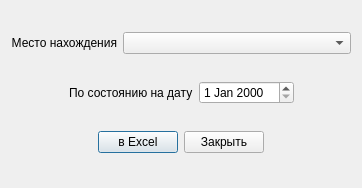
<?xml version="1.0" encoding="UTF-8"?>
<ui version="4.0">
 <class>Dialog</class>
 <widget class="QDialog" name="Dialog">
  <property name="geometry">
   <rect>
    <x>0</x>
    <y>0</y>
    <width>362</width>
    <height>188</height>
   </rect>
  </property>
  <property name="windowTitle">
   <string>Список СИ по месту нахождения/эксплуатации</string>
  </property>
  <layout class="QVBoxLayout" name="verticalLayout">
   <item>
    <layout class="QHBoxLayout" name="horizontalLayout_3">
     <item>
      <widget class="QLabel" name="label">
       <property name="sizePolicy">
        <sizepolicy hsizetype="Fixed" vsizetype="Preferred">
         <horstretch>0</horstretch>
         <verstretch>0</verstretch>
        </sizepolicy>
       </property>
       <property name="text">
        <string>Место нахождения</string>
       </property>
       <property name="alignment">
        <set>Qt::AlignRight|Qt::AlignTrailing|Qt::AlignVCenter</set>
       </property>
      </widget>
     </item>
     <item>
      <widget class="QComboBox" name="comboBox"/>
     </item>
    </layout>
   </item>
   <item>
    <layout class="QHBoxLayout" name="horizontalLayout">
     <item>
      <spacer name="horizontalSpacer">
       <property name="orientation">
        <enum>Qt::Horizontal</enum>
       </property>
       <property name="sizeHint" stdset="0">
        <size>
         <width>40</width>
         <height>20</height>
        </size>
       </property>
      </spacer>
     </item>
     <item>
      <widget class="QLabel" name="label_2">
       <property name="text">
        <string>По состоянию на дату</string>
       </property>
      </widget>
     </item>
     <item>
      <widget class="QDateEdit" name="dateEdit"/>
     </item>
     <item>
      <spacer name="horizontalSpacer_2">
       <property name="orientation">
        <enum>Qt::Horizontal</enum>
       </property>
       <property name="sizeHint" stdset="0">
        <size>
         <width>40</width>
         <height>20</height>
        </size>
       </property>
      </spacer>
     </item>
    </layout>
   </item>
   <item>
    <layout class="QHBoxLayout" name="horizontalLayout_2">
     <item>
      <spacer name="horizontalSpacer_3">
       <property name="orientation">
        <enum>Qt::Horizontal</enum>
       </property>
       <property name="sizeHint" stdset="0">
        <size>
         <width>40</width>
         <height>20</height>
        </size>
       </property>
      </spacer>
     </item>
     <item>
      <widget class="QPushButton" name="pushButton">
       <property name="text">
        <string>в Excel</string>
       </property>
      </widget>
     </item>
     <item>
      <widget class="QPushButton" name="pushButton_2">
       <property name="text">
        <string>Закрыть</string>
       </property>
      </widget>
     </item>
     <item>
      <spacer name="horizontalSpacer_4">
       <property name="orientation">
        <enum>Qt::Horizontal</enum>
       </property>
       <property name="sizeHint" stdset="0">
        <size>
         <width>40</width>
         <height>20</height>
        </size>
       </property>
      </spacer>
     </item>
    </layout>
   </item>
  </layout>
 </widget>
 <resources/>
 <connections>
  <connection>
   <sender>pushButton_2</sender>
   <signal>clicked()</signal>
   <receiver>Dialog</receiver>
   <slot>close()</slot>
   <hints>
    <hint type="sourcelabel">
     <x>221</x>
     <y>152</y>
    </hint>
    <hint type="destinationlabel">
     <x>180</x>
     <y>93</y>
    </hint>
   </hints>
  </connection>
 </connections>
</ui>
